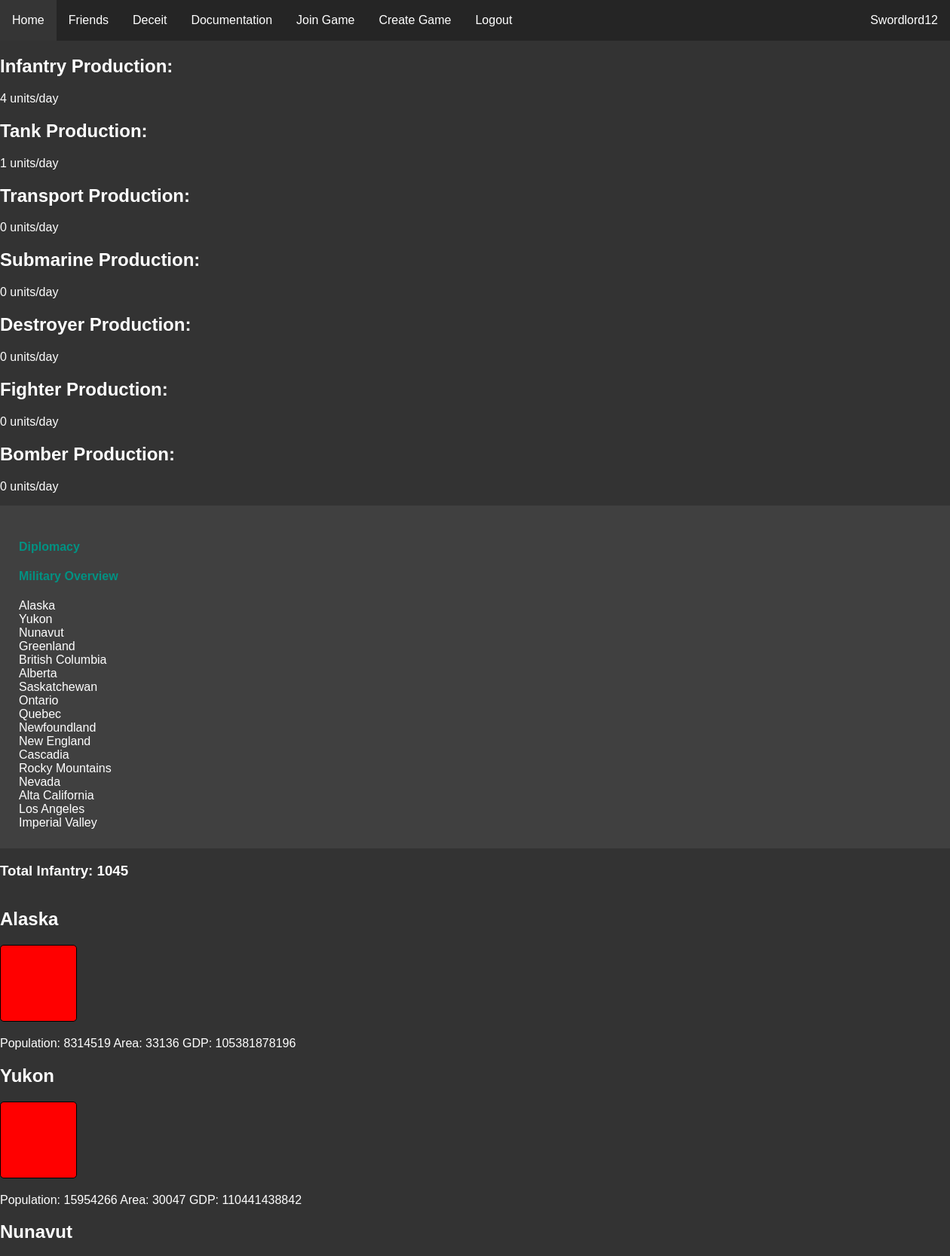
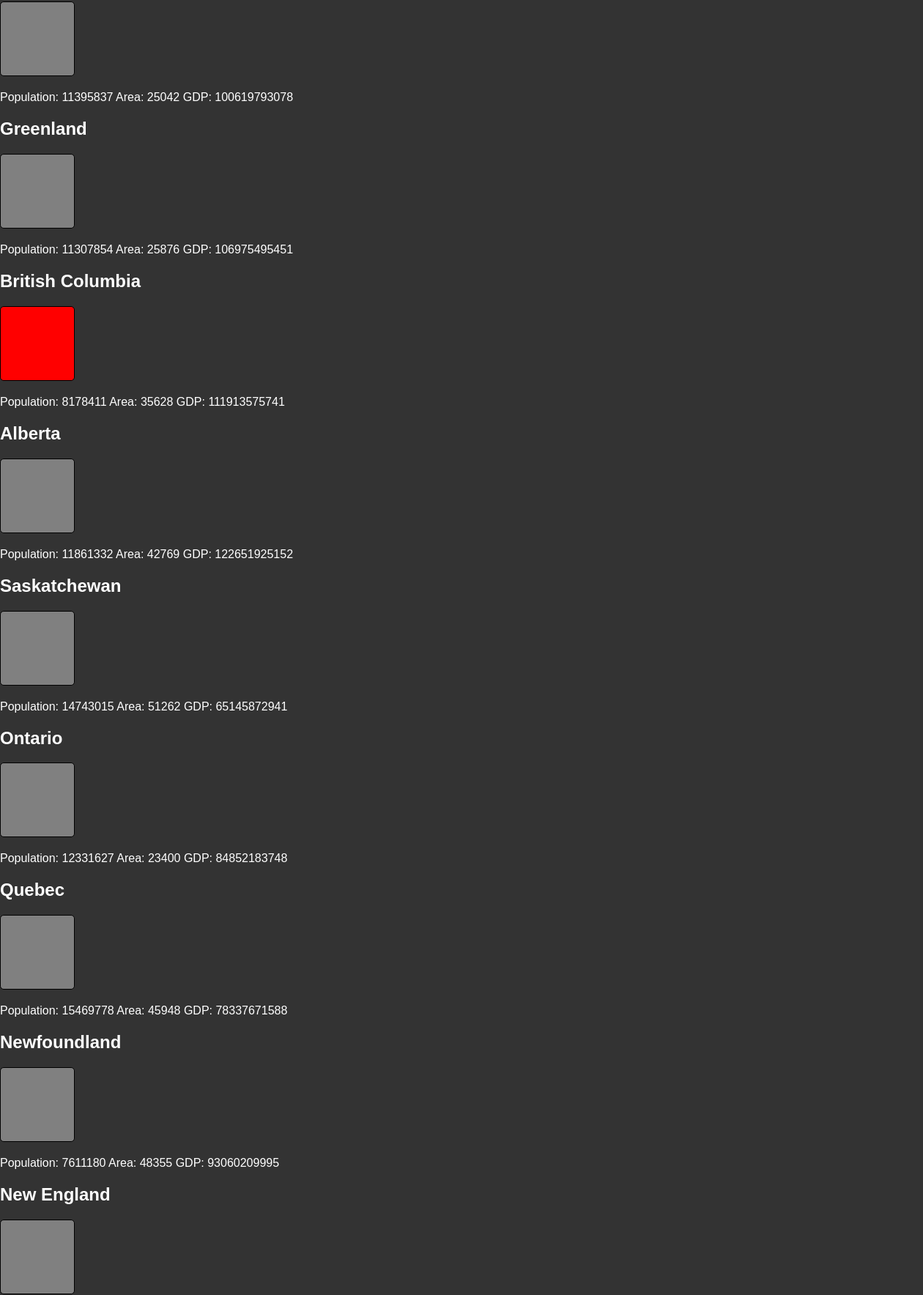
The page /rooms/1/map (signed in, upper part) on the database its author committed (2 pictures, top to bottom).
### website/models.py (models this page shows)
class User(db.Model, UserMixin):
    id = db.Column(db.Integer, primary_key=True)
    email = db.Column(db.String(150), unique=True)
    password = db.Column(db.String(150))
    username = db.Column(db.String(150))
    pfp = db.Column(db.String(50))
    admin = db.Column(db.String(50))

class Territories(db.Model):
    id = db.Column(db.Integer, primary_key=True)
    territory_id = db.Column(db.Integer)
    name = db.Column(db.String(50))
    owner = db.Column(db.Integer)
    color = db.Column(db.String(15))
    game = db.Column(db.Integer, db.ForeignKey('game.id'))
    pop = db.Column(db.Integer)
    gdp = db.Column(db.Integer)
    area = db.Column(db.Integer)
    oil = db.Column(db.String(5))
    forts = db.Column(db.Integer)
    uranium = db.Column(db.String(5))
    gold = db.Column(db.String(5))
    coast = db.Column(db.String(5))
    biome = db.Column(db.String(20))
    region = db.Column(db.String(25))

class Empires(db.Model):
    id = db.Column(db.Integer, primary_key=True)
    name = db.Column(db.String(200))
    color = db.Column(db.String(7))
    gov = db.Column(db.String(50))
    flag = db.Column(db.String(50))
    user = db.Column(db.Integer, db.ForeignKey('user.id'))
    game = db.Column(db.Integer, db.ForeignKey('game.id'))
    oil_stockpiles = db.Column(db.Integer)
    gold_stockpiles = db.Column(db.Integer)
    global_trade_power = db.Column(db.Integer)
    uranium = db.Column(db.Integer)
    enriched_uranium = db.Column(db.Integer)
    capital = db.Column(db.Integer, db.ForeignKey('territories.id'))
    cash = db.Column(db.Integer)
    total_inf = db.Column(db.Integer)
    total_tank = db.Column(db.Integer)
    total_transport = db.Column(db.Integer)
    total_sub = db.Column(db.Integer)
    total_bombers = db.Column(db.Integer)
    total_fighters = db.Column(db.Integer)

### website/rooms.py (the view)
@rooms.route('<int:game_id>/map', methods=['POST', 'GET'])
@login_required
def map(game_id):
    players = []
    players_output = []
    empires = {}
    empire_colors = []
    avail_colors = []
    id = game_id
    current_gov = None
    current_color = None
    current_tag = None
    current_empire = "None"
    games = db.session.query(Game).filter_by(id = game_id).first()
    if current_user.id == games.host:
        is_host = True
    else:
        is_host = False
    for filtered in db.session.query(GamesJoined).filter_by(game = game_id):
        players.append(filtered.user)
    for player in players:
        for result in db.session.query(User).filter_by(id=player):
            players_output.append([result, url_for('profiles.profile', user_id=result.id)])
    for empire in db.session.query(Empires).filter_by(game=id):
        empires[f"{empire.user}"]=empire.name
        if empire.user == current_user.id:
            current_empire = empire
            current_gov = current_empire.gov
            current_color = current_empire.color
        if empire.color != "None":
            fixed_empire_color = str(empire.color).lower().replace(' ', '-')
            empire_colors.append(fixed_empire_color)
        else:
            empire_colors.append('white')
    for color in colors:
        if color[2] == current_color:
            current_tag = color[0]
        if color[2] not in empire_colors:
            avail_colors.append(color)
    avail_colors.append([current_tag, str(current_color).title().replace('-', ' '), current_color])
    territory_list = []
    for territory in db.session.query(Territories).filter_by(game=game_id):
        territory_list.append(territory)
    infantry = infantry_calc(current_empire.id, game_id)
    transport = transport_calc(current_empire.id, game_id)
    sub = sub_calc(current_empire.id, game_id)
    tanks = tank_calc(current_empire.id, game_id)
    bomber = bomber_calc(current_empire.id, game_id)
    fighter = fighter_calc(current_empire.id, game_id)
    destroyer = destroyer_calc(current_empire.id, game_id)
    return render_template("map.html", user=current_user, territory_list=territory_list, players = players_output, game = games, game_id = id, empire_key=empires, is_host=is_host,
                            used_colors=empire_colors, colors=colors, id=id, current_empire=current_empire, avail_colors=avail_colors, current_color=current_color, govs=governments,
                            current_gov=current_gov, infantry=infantry, transport=transport, sub=sub, tanks=tanks, bomber=bomber, destroyer=destroyer, fighter=fighter)

### website/rooms.py (called while the page is built)
def infantry_calc(owner, game_id):
    args = [owner, game_id]
    infantry = round(get_total_pop(*args)/25000000 + get_total_pop(*args)/25000000 * get_total_gdp(*args)/20000000000000) + 2
    return infantry

def get_oil_count(owner, game_id):
    count = 0
    for territory in db.session.query(Territories).filter_by(game=game_id, owner=owner):
        if territory.oil == "True":
            count += 1
    return count

def get_coast_total(owner, game_id):
    coast = 0
    for territory in db.session.query(Territories).filter_by(game=game_id, owner=owner):
        if territory.coast == "True":
            coast += 1
    return coast

def get_total_area(owner, game_id):
    count = 0
    for territory in db.session.query(Territories).filter_by(game=game_id, owner=owner):
        count += territory.area
    return count

def get_total_gdp(owner, game_id):
    count = 0
    for territory in db.session.query(Territories).filter_by(game=game_id, owner=owner):
        count += territory.gdp
    return count

def get_total_pop(owner, game_id):
    count = 0
    for territory in db.session.query(Territories).filter_by(game=game_id, owner=owner):
        count += territory.pop
    return count

def tank_calc(owner, game_id):
    args = [owner, game_id]
    tank = round(get_total_pop(*args)/40000000 + get_total_pop(*args)/40000000 * get_total_gdp(*args)/4000000000000 + (get_oil_count(*args)/5))
    return tank

def sub_calc(owner, game_id):
    args = [owner, game_id]
    if get_coast_total(*args) == 0:
        return 0
    sub = round((get_total_pop(*args)/75000000 + (get_total_pop(*args)/75000000 * get_total_gdp(*args)/30000000000000)*get_coast_total(*args)/3)/4 + get_oil_count(*args)/5 + get_uranium_count(*args))
    return sub

def transport_calc(owner, game_id):
    args = [owner, game_id]
    if get_coast_total(*args) == 0:
        return 0
    transport = round(get_coast_total(*args)*(get_trade_power(*args)+get_oil_count(*args))*0.0001)+round(get_total_forts(*args)/4)+round(get_total_pop(*args)/10000000)
    return transport

def destroyer_calc(owner, game_id):
    args = [owner, game_id]
    if get_coast_total(*args) == 0:
        return 0
    destroyer = round(((get_total_pop(*args)/75000000 + get_total_pop(*args)/75000000 * get_total_gdp(*args)/30000000000000)*get_coast_total(*args)/3)/5 + get_oil_count(*args)/3)
    return destroyer

### website/templates/map.html (shortened to what this page needs)
{% extends "base.html" %} {% block title %}Map{% endblock %}
{% block content %}
<head>
    <link rel="stylesheet" type="text/css" href="/static/css/map.css" />
</head>
<br/>
<br/>
<br/>
<h2>Infantry Production:</h2>
<p>{{infantry}} units/day</p>
<h2>Tank Production:</h2>
<p>{{tanks}} units/day</p>
<h2>Transport Production:</h2>
<p>{{transport}} units/day</p>
<h2>Submarine Production:</h2>
<p>{{sub}} units/day</p>
<h2>Destroyer Production:</h2>
<p>{{destroyer}} units/day</p>
<h2>Fighter Production:</h2>
<p>{{fighter}} units/day</p>
<h2>Bomber Production:</h2>
<p>{{bomber}} units/day</p>
<div style="width: 100%;
            height: 10%;
            margin: 0;
            border: 2px solid;
            padding: 25px;
            background-color: #404040;
            border: none;
            overflow: hidden;
            ">
    <h4><a class="link" href="{{url_for('rooms.diplomacy', game_id=game_id)}}">Diplomacy</a></h4>
    <h4><a class="link" href="{{url_for('rooms.military', game_id=game_id)}}">Military Overview</a></h4>
    {% for territory in territory_list %}
        <div class="overlay">{{territory.name}}</div>
    {% endfor %}
</div>
<h3>Total Infantry: {{current_empire.total_inf}}</h3>
<div id="containers" style="overflow: hidden;">
    {% for territory in territory_list %}
        <h2>{{territory.name}}</h2>
        <div class="box" style= "background-color: {{territory.color}}; display: inline-block; width: 100px; height: 100px;">
        </div>
        <p>Population: {{territory.pop}} Area: {{territory.area}} GDP: {{territory.gdp}}</p>
    {% endfor %}
</div>
{% endblock %}

### website/templates/base.html (shortened to what this page needs)
<!DOCTYPE html>
<html lang="en">
<head>
    <link rel="stylesheet" type="text/css" href="/static/css/main.css" />
</head>
<body>
    <ul class="navbar">
      {% if user.is_authenticated %}
      <li><a class="nav-item nav-link" id="home" href="/">Home</a></li>
      <li><a class="nav-item nav-link" id="friends" href="/user/friends">Friends</a></li>
      <li><a class="nav-item nav-link" id="deceit" href="/deceit">Deceit</a></li>
      <li><a class="nav-item nav-link" id="docs" href="/docs/">Documentation</a></li>
      <li><a class="nav-item nav-link" id="join_game" href="/join-game">Join Game</a></li>
      <li><a class="nav-item nav-link" id="create_game" href="/create-game">Create Game</a></li>
      <li><a class="nav-item nav-link" id="logout" href="/logout">Logout</a></li>
      <li><a class="nav-user nav-link" id="user_link" href="{{url_for('profiles.profile', user_id=user.id)}}">{{ user.username }}</a></li>
      {% else %}
      <li><a class="nav-item nav-link" id="login" href="/login">Login</a></li>
      <li><a class="nav-item nav-link" id="signUp" href="/sign-up">Sign Up</a></li>
      {% endif %}
    </ul>
    <div id="main_div">
    <div class="container">
        {% block content %}
        {% endblock %}
    </div>
    </div>
</body>
</html>

### website/static/css/main.css (style rules this page uses)
#main_div { margin-top: 30px; padding: 20px; }
body { margin: 0px; background-color: #333333; color: white; }
.navbar { list-style-type: none; margin: 0; padding: 0; overflow: hidden; background-color: #252525; position: fixed; top: 0; width: 100%; }
.nav-item { float: left; }
.nav-user { float:right; }
.nav-link { display: block; color: white; text-align: center; padding: 18px 16px; text-decoration: none; }
.box { display: inline-block; height: 25px; width: 25px; margin-bottom: 0px; margin-right: 5px; border: 1px solid black; border-radius: 5px; clear: both; background-size: 25px 25px; }
html { font-family: Arial, Helvetica, sans-serif; }
.link { color:rgb(0, 145, 130); text-decoration: none; }

### website/static/css/map.css (style rules this page uses)
html, body, #main_div { margin: 0; padding: 0; }

### rows shown on the page
User: username "Swordlord12"
Territories: name "Alaska", pop "8314519", area "33136", gdp "105381878196"
Territories: name "Yukon", pop "15954266", area "30047", gdp "110441438842"
Territories: name "Nunavut", pop "11395837", area "25042", gdp "100619793078"
Territories: name "Greenland", pop "11307854", area "25876", gdp "106975495451"
Territories: name "British Columbia", pop "8178411", area "35628", gdp "111913575741"
Territories: name "Alberta", pop "11861332", area "42769", gdp "122651925152"
Territories: name "Saskatchewan", pop "14743015", area "51262", gdp "65145872941"
Territories: name "Ontario", pop "12331627", area "23400", gdp "84852183748"
Territories: name "Quebec", pop "15469778", area "45948", gdp "78337671588"
Territories: name "Newfoundland", pop "7611180", area "48355", gdp "93060209995"
Territories: name "New England"
Territories: name "Cascadia"
Territories: name "Rocky Mountains"
Territories: name "Nevada"
Territories: name "Alta California"
Territories: name "Los Angeles"
Territories: name "Imperial Valley"
Empires: total_inf "1045"

### other values the page prints
{{ infantry }} "4"
{{ tanks }} "1"
{{ transport }} "0"
{{ sub }} "0"
{{ destroyer }} "0"
{{ fighter }} "0"
{{ bomber }} "0"
